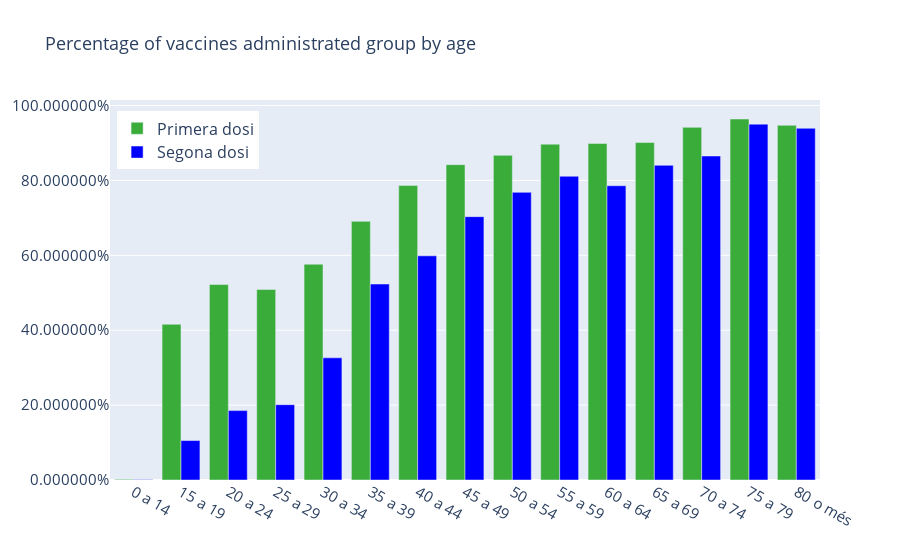

The notebook cell this image was saved under:
### Code cell
fig = go.Figure(data=[
    go.Bar(name='Primera dosi', x=vac_by_age_m.index, y=vac_by_age_m.XDOSI_U, marker_color='#39ac39'),
    go.Bar(name='Segona dosi', x=vac_by_age_m.index, y=vac_by_age_m.XDOSI_D, marker_color='#0000ff')
])

# Change the bar mode and customize the figure
fig.update_layout(barmode='group', title_text="Percentage of vaccines administrated group by age",
                  title_font_size=18, font_size = 15)

# legend without magic underscore notation
fig.update_layout(legend=dict(
    yanchor="top",
    y=0.97,
    xanchor="left",
    x=0.01,
    #title_font_family="Times New Roman",
    font=dict(
            #family="Courier",
            size=16,),))

# Using Tickformat Attribute
fig.update_layout(yaxis_tickformat = '%')

# text iside the graph, traces (data)
fig.update_traces(# textfont_family="Balto",
                  hoverlabel_font_size=20, hoverlabel_font_family="Balto" ) # text hoverlabel
# Using Tickformat Attribute - Date/Time Doc: https://github.com/d3/d3-time-format/blob/main/README.md
#fig.update_layout(xaxis_tickformat = '%d %B (%a)<br>%y')

fig.show()

### Figure 1 — Plotly figure (JSON) as saved in the notebook; plotly's stock layout.template omitted (floating-point values rounded to 4 significant figures)
{"data": [{"hoverlabel": {"font": {"family": "Balto", "size": 20}}, "marker": {"color": "#39ac39"}, "name": "Primera dosi", "type": "bar", "x": ["0 a 14", "15 a 19", "20 a 24", "25 a 29", "30 a 34", "35 a 39", "40 a 44", "45 a 49", "50 a 54", "55 a 59", "60 a 64", "65 a 69", "70 a 74", "75 a 79", "80 o més"], "y": [0.001764, 0.4158, 0.5219, 0.5086, 0.5762, 0.6907, 0.7867, 0.842, 0.8669, 0.8968, 0.8987, 0.9012, 0.9416, 0.964, 0.9472]}, {"hoverlabel": {"font": {"family": "Balto", "size": 20}}, "marker": {"color": "#0000ff"}, "name": "Segona dosi", "type": "bar", "x": ["0 a 14", "15 a 19", "20 a 24", "25 a 29", "30 a 34", "35 a 39", "40 a 44", "45 a 49", "50 a 54", "55 a 59", "60 a 64", "65 a 69", "70 a 74", "75 a 79", "80 o més"], "y": [0.001047, 0.1054, 0.1853, 0.2011, 0.3263, 0.5233, 0.5986, 0.7032, 0.7682, 0.8111, 0.7857, 0.8403, 0.8652, 0.9503, 0.9392]}], "layout": {"barmode": "group", "font": {"size": 15}, "legend": {"font": {"size": 16}, "x": 0.01, "xanchor": "left", "y": 0.97, "yanchor": "top"}, "title": {"font": {"size": 18}, "text": "Percentage of vaccines administrated group by age"}, "yaxis": {"tickformat": "%"}}}
